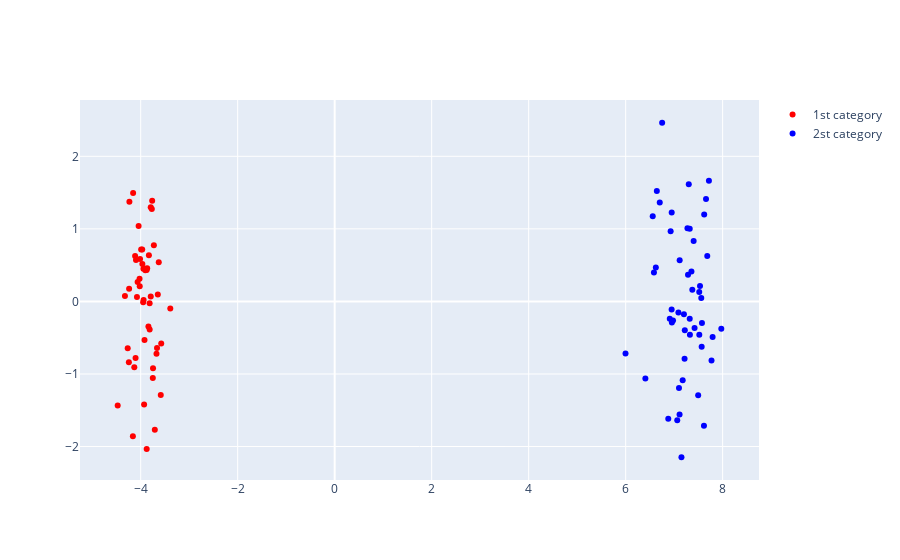

This figure's notebook cell:
### Code cell
fig = go.Figure()
fig.add_trace(go.Scatter(x = category0['X1'], y = category0['X2'], name = '1st category', mode = 'markers', marker=dict(
        color='red',
    )))
fig.add_trace(go.Scatter(x = category1['X1'], y = category1['X2'], name = '2st category', mode = 'markers', marker=dict(
        color='blue',
    )))
fig.show()
